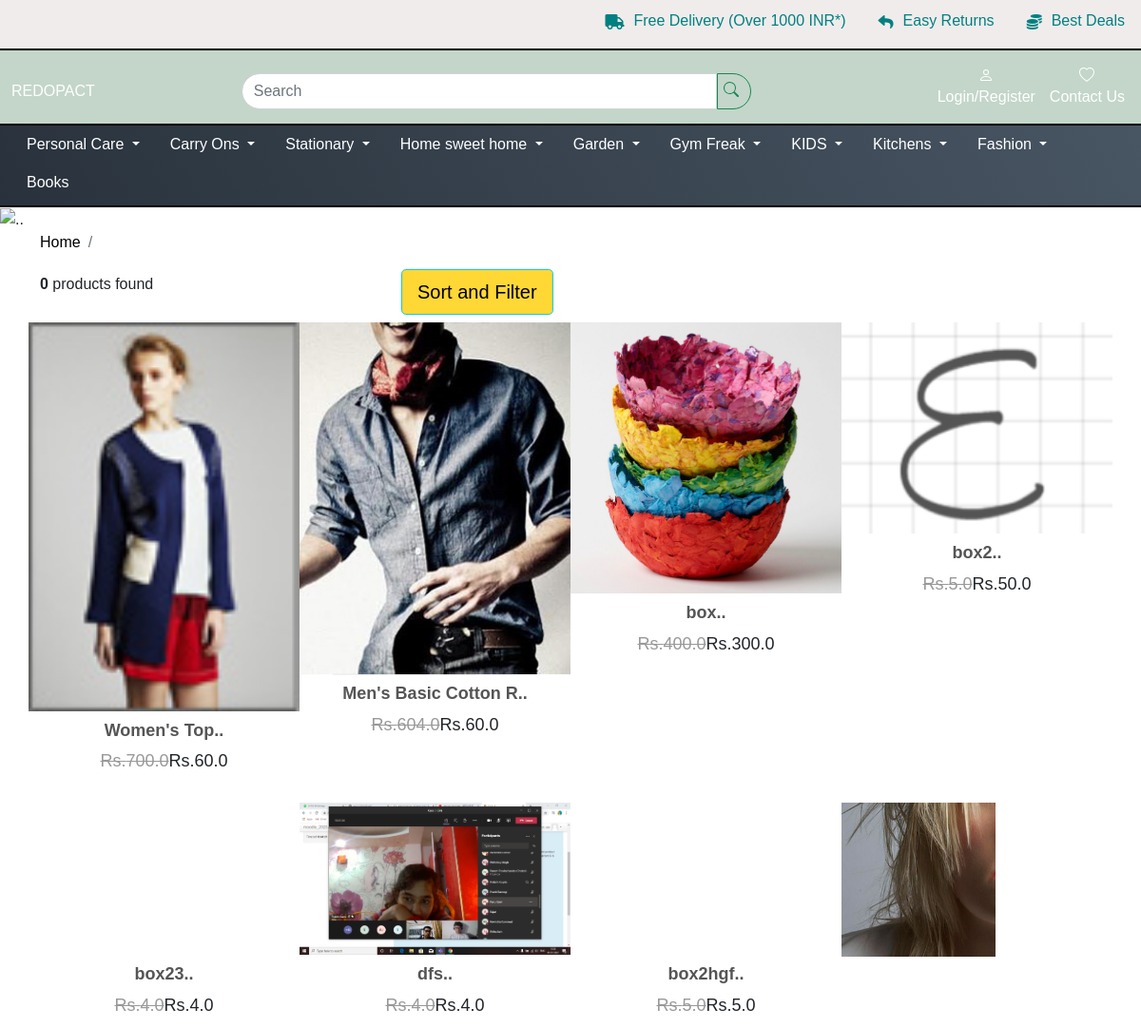
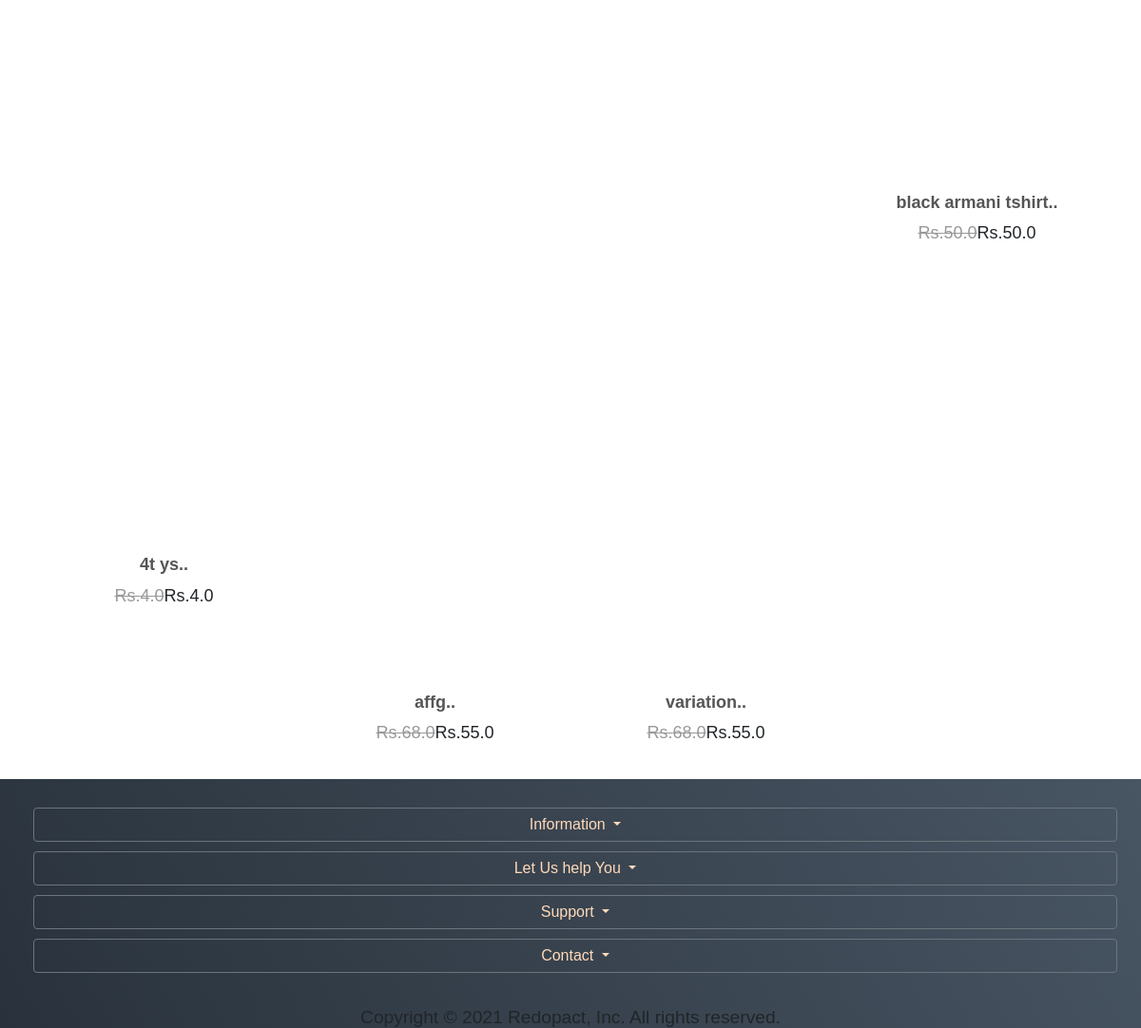
The page /listing/ on the database its author committed (2 pictures, top to bottom).
### shop/models.py (models this page shows, shortened)
class Product(models.Model):
    vendor = models.ForeignKey(VendorAccount, on_delete=models.CASCADE)
    name = models.CharField(max_length=150)
    category2 = models.ForeignKey(Category, on_delete=models.CASCADE, null=True, blank=True)
    subcategory1 = models.ForeignKey(SubCategory1, on_delete=models.CASCADE, null=True, blank=True)
    subcategory2 = models.ForeignKey(SubCategory2, on_delete=models.CASCADE, null=True, blank=True)
    size = models.CharField(max_length=50, null=True, blank=True)
    product_for = models.CharField(max_length=7, choices=PRODUCTFOR_CHOICES, default='general')
    brand = models.CharField(max_length=50, null=True)
    tags = models.CharField(max_length=500, null=True, blank=True, default="blanktag")
    material = models.CharField(max_length=50, null=True, blank=True, default="")
    slug = models.SlugField(max_length=170, unique=True)
    sku = models.CharField(max_length=50, null=True,blank=True,unique=True)
    in_stock = models.BooleanField(default=False)
    discount = models.IntegerField(null=True, blank=True)
    stock = models.IntegerField(null=True, blank=True)
    mrp = models.FloatField(default=60.00, null=True, blank=True)
    special_price = models.FloatField(null=True,blank=True)
    our_price = models.FloatField(null=True,blank=True)
    description = RichTextField(null=True, blank=True, )
    short_description = RichTextField(null=True, blank=True, )
    weight = models.FloatField(default=0.00, null=True)
    length= models.FloatField(default=0.00, null=True)
    width = models.FloatField(default=0.00, null=True)
    height = models.FloatField(default=0.00, null=True)
    pub_date = models.DateField(null=True, blank=True, )
    is_recycled = models.BooleanField(default=False)
    is_upcycled = models.BooleanField(default=False)
    is_ecofriendly = models.BooleanField(default=False)
    has_variation = models.BooleanField(default=False)
    image = models.ImageField(upload_to=get_uplaod_file_name,  null=True, blank=True,)
    image2 = models.ImageField(upload_to=get_uplaod_file_name, null=True, blank=True, )
    image3 = models.ImageField(upload_to=get_uplaod_file_name, null=True, blank=True, )

### shop/views.py (the view)
# urls.py: path("listing/", views.listing, name="listing"),
def listing(request):
    ordering = request.GET.get('ordering', "")  # http://www.wondershop.in:8000/listproducts/?page=1&ordering=price
    search = request.GET.get('search', "")
    price = request.GET.get('price', "")
    if search:
        product = Product.objects.filter(Q(name__icontains=search) | Q(
            brand__icontains=search)| Q(subcategory2__name__icontains=search)| Q(subcategory2__subcategory1__name__icontains=search)| Q(subcategory2__subcategory1__category__name__icontains=search))  # SQLite doesn’t support case-sensitive LIKE statements; contains acts like icontains for SQLite
    else:
        product = Product.objects.all()
    if ordering:
        product = product.order_by(ordering)
    if price:
        product = product.filter(special_price__lt=price)
    page = request.GET.get('page', 1)
    product_paginator = Paginator(product, PRODUCTS_PER_PAGE)
    try:
        product = product_paginator.page(page)
    except EmptyPage:
        product = product_paginator.page(product_paginator.num_pages)
    except:
        product = product_paginator.page(PRODUCTS_PER_PAGE)
    return render(request, "shop/category.html",
                  {"product": product, 'page_obj': product, 'is_paginated': True, 'paginator': product_paginator})

### shop/templates/shop/category.html (shortened to what this page needs)
{% extends 'general/base.html' %}
{%load static%}
{% block head%}
    <link rel="stylesheet" href="{%static 'shop/css/style.css'%}" />
    <link rel="stylesheet" href="{%static 'shop/css/search.css'%}">
    <link rel="stylesheet" href="{%static 'shop/css/styles_navbar_Responsive.css'%}">
{% endblock %}
{% block body%}
    <div class="hide">
        <img src="{%static 'shop/img/category/stationery.jpg'%}" alt=".." style="width: 100%; ">
    </div>
    <div id="all">
      <div id="content">
        <div class="container">
          <div class="row">
            <div class="col-lg-12">
              <nav aria-label="breadcrumb">
                <ol class="breadcrumb">
                  <li class="breadcrumb-item"><a href="../">Home</a></li>
                  <li aria-current="page" class="breadcrumb-item active" style="text-transform: uppercase;">{{query}}</li>
                </ol>
              </nav>
              <div class="box info-bar">
                <div class="row">
                  <div class="col-md-12 col-lg-4 products-showing"><strong>{{ allProds|length }}</strong> products found</div>
                  <div class="col-md-12 col-lg-7 products-number-sort">
                      <button type="button" class="btn btn-info btn-lg" data-toggle="modal" data-target="#myModal" style="background:#ffd835;">Sort and Filter</button>
                  </div>
                </div>
              </div>
              <div class="row products">
              {% for i in product %}
                    <div class="col-lg-3 col-md-6 col-xs-6 chain-grid" style="padding-right: 0px;  padding-left: 0px;">
                      <div class="product">
                        <div class="flip-container">
                          <div class="flipper">
                            <div class="front"><a href="../products/{{i.id}}"><img src="../media/{{i.image}}" alt="" class="img-fluid"></a></div>
                            {% if i.image2 %}
                                <div class="back"><a href="../products/{{i.id}}"><img src="../media/{{i.image2}}" alt="" class="img-fluid"></a></div>
                            {% else %}
                                <div class="back"><a href="../products/{{i.id}}"><img src="../media/{{i.image}}" alt="" class="img-fluid"></a></div>
                            {% endif %}
                          </div>
                        </div>
                        <div class="text">
                          <h3><a href="../products/{{i.id}}">{{i.name|slice:"0:20"}}..</a></h3>
                          <p class="price">
                            <del>Rs.{{i.mrp}}</del>Rs.{{i.special_price}}
                          </p>
                        </div>
                      </div>
                    </div>
              {%endfor%}
              </div>
            </div>
          </div>
        </div>
      </div>
    </div>
 {% endblock %}

### general/static/general/css/style.css (style rules this page uses)
* { padding: 0; margin: 0; box-sizing: border-box; }
body { height: 100vh; font-family:'Franklin Gothic Medium', 'Arial Narrow', Arial, sans-serif; background-color:#eaeded; }
img { height: 100%; width: 100%; object-fit: cover; }

### shop/static/shop/css/style.css (style rules this page uses)
* { padding: 0; margin: 0; box-sizing: border-box; }
body { height: 100vh; font-family:'Franklin Gothic Medium', 'Arial Narrow', Arial, sans-serif; background-color:#fff; }
img { height: 100%; width: 100%; object-fit: cover; }

### shop/static/shop/css/search.css (style rules this page uses)
#content .info-bar { line-height: 32px; vertical-align: middle; }
#content .product { background: #fff; margin-bottom: 30px; }
#content .product .flip-container { cursor: pointer; -webkit-perspective: 1000; perspective: 1000; -webkit-transform-style: preserve-3d; transform-style: preserve-3d; }
#content .product .flip-container, #content .product .front, #content .product .back { width: 100%; }
#content .product .flipper { -webkit-backface-visibility: hidden; backface-visibility: hidden; -webkit-transition: 0.6s; transition: 0.6s; -webkit-transform-style: preserve-3d; transform-style: preserve-3d; position: relative; }
#content .product .front, #content .product .back { -webkit-transform-style: preserve-3d; transform-style: preserve-3d; -webkit-transition: 0.6s; transition: 0.6s; transform-style: preserve-3d; position: absolute; top: 0; left: 0; }
#content .product .front { z-index: 2; -webkit-transform: rotateY(0deg); transform: rotateY(0deg); }
#content .product .back { -webkit-transform: rotateY(-180deg); transform: rotateY(-180deg); }
#content .product .text { padding: 10px 10px 0; }
#content .product .text h3 { font-size: 1.125rem; font-weight: 700; height: 17 px; text-align: center; overflow: hidden; }
#content .product .text h3 a { color: #555; }
#content .product .text p.price { font-size: 1.125rem; text-align: center; font-weight: 300; }
#content .product .text p.price del { color: #999; }

### rows shown on the page
Product: image (picture), name "Women's Top", mrp "700.0", special_price "60.0"
Product: image (picture), name "Men's Basic Cotton R", mrp "604.0", special_price "60.0"
Product: image (picture), name "box", mrp "400.0", special_price "300.0"
Product: image (picture), name "box2", mrp "5.0", special_price "50.0"
Product: image (picture), name "box23", mrp "4.0", special_price "4.0"
Product: image (picture), name "dfs", mrp "4.0", special_price "4.0"
Product: image (picture), name "box2hgf", mrp "5.0", special_price "5.0"
Product: image (picture), name "black armani tshirt", mrp "50.0", special_price "50.0"
Product: image (picture), name "4t ys", mrp "4.0", special_price "4.0"
Product: image (picture), name "affg", mrp "68.0", special_price "55.0"
Product: image (picture), name "variation", mrp "68.0", special_price "55.0"

### other values the page prints
{{ allProds|length }} "0"
